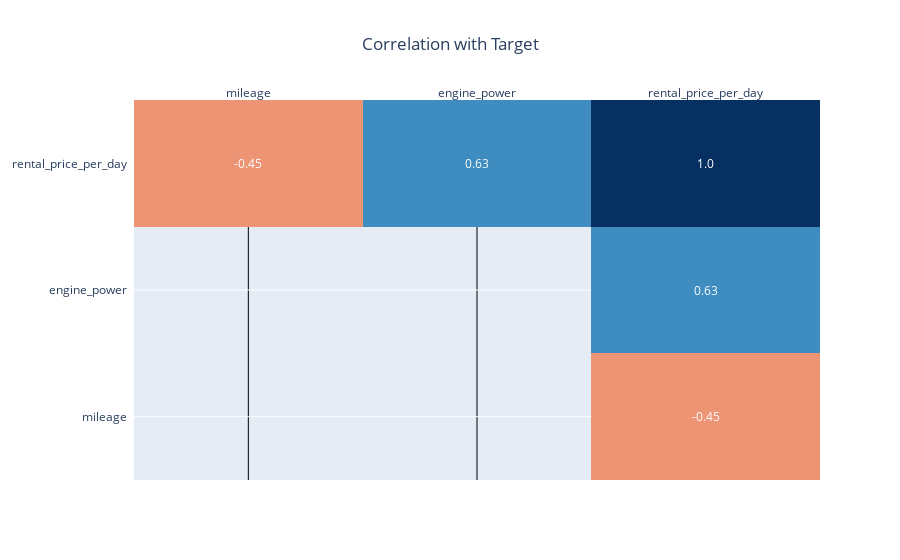

Notebook code for this chart:
### Markdown cell above
There appears to be a clear linear relationship between engine power and rental price per day, and a slight linear relationship with mileage as well.

### Code cell
import plotly.figure_factory as ff
import numpy as np

# Correlation matrix for numeric columns only
corr_matrix = df.select_dtypes(include=[np.number]).corr().round(2)
target = 'rental_price_per_day'

# Mask to show only target correlations
mask = np.zeros_like(corr_matrix.values, dtype=bool)
target_idx = corr_matrix.columns.get_loc(target)
mask[:, target_idx] = mask[target_idx, :] = True

masked_corr = np.where(mask, corr_matrix.values, np.nan)

# Create heatmap
fig = ff.create_annotated_heatmap(masked_corr, x=corr_matrix.columns.tolist(), 
                                  y=corr_matrix.index.tolist(), colorscale='RdBu', zmid=0)
fig.update_layout(title=dict(text="Correlation with Target", x=0.5))

# Remove NaN annotations
for ann in fig.layout.annotations:
    if ann.text == 'nan': ann.text = ''

fig.show()

### Figure 1 — Plotly figure (JSON) as saved in the notebook; plotly's stock layout.template omitted (floating-point values rounded to 4 significant figures)
{"data": [{"colorscale": [[0, "rgb(103,0,31)"], [0.1, "rgb(178,24,43)"], [0.2, "rgb(214,96,77)"], [0.3, "rgb(244,165,130)"], [0.4, "rgb(253,219,199)"], [0.5, "rgb(247,247,247)"], [0.6, "rgb(209,229,240)"], [0.7, "rgb(146,197,222)"], [0.8, "rgb(67,147,195)"], [0.9, "rgb(33,102,172)"], [1, "rgb(5,48,97)"]], "reversescale": false, "showscale": false, "type": "heatmap", "x": ["mileage", "engine_power", "rental_price_per_day"], "y": ["mileage", "engine_power", "rental_price_per_day"], "z": [[NaN, NaN, -0.45], [NaN, NaN, 0.63], [-0.45, 0.63, 1.0]], "zmid": 0}], "layout": {"annotations": [{"font": {"color": "#FFFFFF"}, "showarrow": false, "text": "", "x": "mileage", "xref": "x", "y": "mileage", "yref": "y"}, {"font": {"color": "#FFFFFF"}, "showarrow": false, "text": "", "x": "engine_power", "xref": "x", "y": "mileage", "yref": "y"}, {"font": {"color": "#FFFFFF"}, "showarrow": false, "text": "-0.45", "x": "rental_price_per_day", "xref": "x", "y": "mileage", "yref": "y"}, {"font": {"color": "#FFFFFF"}, "showarrow": false, "text": "", "x": "mileage", "xref": "x", "y": "engine_power", "yref": "y"}, {"font": {"color": "#FFFFFF"}, "showarrow": false, "text": "", "x": "engine_power", "xref": "x", "y": "engine_power", "yref": "y"}, {"font": {"color": "#FFFFFF"}, "showarrow": false, "text": "0.63", "x": "rental_price_per_day", "xref": "x", "y": "engine_power", "yref": "y"}, {"font": {"color": "#FFFFFF"}, "showarrow": false, "text": "-0.45", "x": "mileage", "xref": "x", "y": "rental_price_per_day", "yref": "y"}, {"font": {"color": "#FFFFFF"}, "showarrow": false, "text": "0.63", "x": "engine_power", "xref": "x", "y": "rental_price_per_day", "yref": "y"}, {"font": {"color": "#FFFFFF"}, "showarrow": false, "text": "1.0", "x": "rental_price_per_day", "xref": "x", "y": "rental_price_per_day", "yref": "y"}], "title": {"text": "Correlation with Target", "x": 0.5}, "xaxis": {"dtick": 1, "gridcolor": "rgb(0, 0, 0)", "side": "top", "ticks": ""}, "yaxis": {"dtick": 1, "ticks": "", "ticksuffix": "  "}}}
